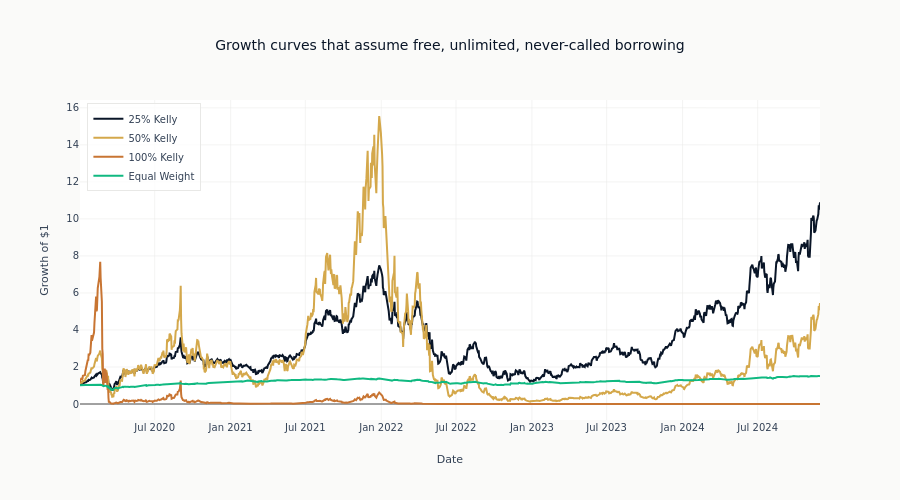

The code cell stored with this chart in its notebook:
### Markdown cell above
Every frozen allocation remains above zero wealth over the test observations. This domain check is
necessary for geometric wealth and drawdown, but it does not rule out ruin on an unseen return.

### Code cell
# Cumulative returns comparison
fig = go.Figure()

strategy_colors = dict(
    zip(
        portfolio_returns,
        ml4t_palette(len(portfolio_returns), categorical=True),
        strict=True,
    )
)

for name, pf_ret in portfolio_returns.items():
    cum_ret = (1 + pf_ret).cumprod()
    fig.add_scatter(
        x=dates,
        y=cum_ret,
        mode="lines",
        name=name,
        line=dict(color=strategy_colors[name], width=2),
    )

fig.update_layout(
    title="Growth curves that assume free, unlimited, never-called borrowing",
    xaxis_title="Date",
    yaxis_title="Growth of $1",
    height=500,
    legend=dict(yanchor="top", y=0.99, xanchor="left", x=0.01),
)
fig.show()

### Figure 1 — Plotly figure (JSON) as saved in the notebook; plotly's stock layout.template omitted (floating-point values rounded to 4 significant figures; data arrays with more than 128 entries replaced by an {"elided": "..."} marker saying what was removed)
{"data": [{"line": {"color": "#0a1628", "width": 2}, "mode": "lines", "name": "25% Kelly", "type": "scatter", "x": {"elided": "1237 str values"}, "y": {"elided": "1237 float values"}}, {"line": {"color": "#D4A84B", "width": 2}, "mode": "lines", "name": "50% Kelly", "type": "scatter", "x": {"elided": "1237 str values"}, "y": {"elided": "1237 float values"}}, {"line": {"color": "#C87533", "width": 2}, "mode": "lines", "name": "100% Kelly", "type": "scatter", "x": {"elided": "1237 str values"}, "y": {"elided": "1237 float values"}}, {"line": {"color": "#10b981", "width": 2}, "mode": "lines", "name": "Equal Weight", "type": "scatter", "x": {"elided": "1237 str values"}, "y": {"elided": "1237 float values"}}], "layout": {"height": 500, "legend": {"x": 0.01, "xanchor": "left", "y": 0.99, "yanchor": "top"}, "title": {"text": "Growth curves that assume free, unlimited, never-called borrowing"}, "xaxis": {"title": {"text": "Date"}}, "yaxis": {"title": {"text": "Growth of $1"}}}}
